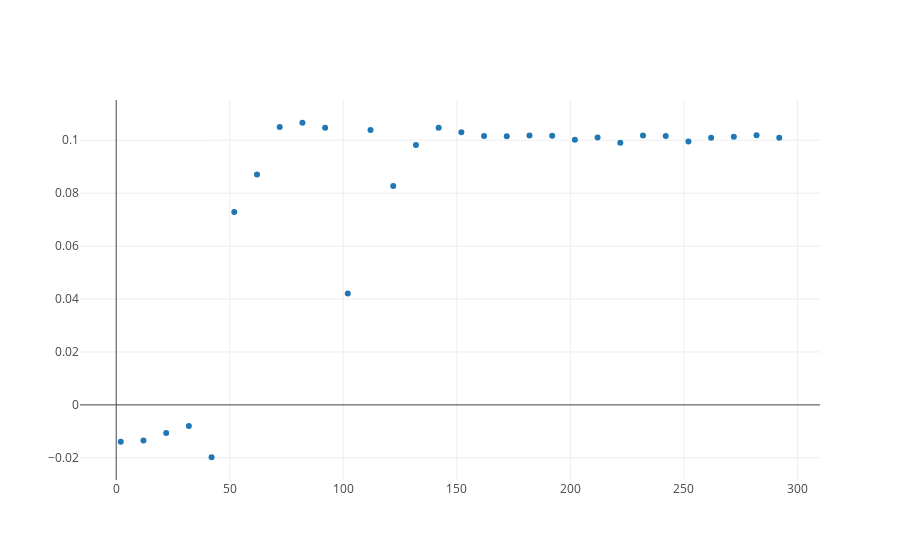

This figure's notebook cell:
### Markdown cell above
We can then plot the number of features and the respective scores with the following code.

### Code cell
wrapped_selectors = np.array(selectors)
scores = wrapped_selectors[:, 1]
num_features = wrapped_selectors[:, -1]

from graph import plot, trace_values
trace = trace_values(num_features, scores)
plot([trace])

### Figure 1 — Plotly figure (JSON) as saved in the notebook; plotly's stock layout.template omitted (floating-point values rounded to 4 significant figures)
{"data": [{"mode": "markers", "name": "data", "text": [], "type": "scatter", "uid": "bfb78de6-b564-40ca-ad4f-4cf2f7e519d6", "x": [292, 282, 272, 262, 252, 242, 232, 222, 212, 202, 192, 182, 172, 162, 152, 142, 132, 122, 112, 102, 92, 82, 72, 62, 52, 42, 32, 22, 12, 2], "y": [0.101, 0.1019, 0.1014, 0.101, 0.09953, 0.1016, 0.1019, 0.09909, 0.101, 0.1002, 0.1017, 0.1018, 0.1015, 0.1017, 0.1031, 0.1047, 0.0982, 0.0827, 0.1039, 0.04211, 0.1047, 0.1066, 0.105, 0.08705, 0.0729, -0.01979, -0.007983, -0.0106, -0.01344, -0.01393]}], "layout": {"autosize": true, "xaxis": {"autorange": true, "range": [-16.21, 310.2], "type": "linear"}, "yaxis": {"autorange": true, "range": [-0.02905, 0.1159], "type": "linear"}}}
